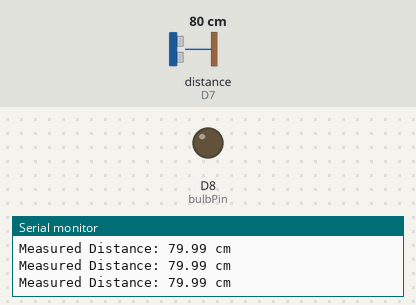
A sketch run on a simulated ESP8266 (NodeMCU). On the bench: output pins drawn as LEDs (lit = HIGH), the last lines printed to the serial monitor. Wiring (inferred from the names in the program): ultrasonic range finder: trigger D6; echo D7. Inputs (shaded band) come from the test bench; at power-on: distance to the obstacle (sensor on D7) 80 cm. The echo pulse lasts 58.3 µs per cm; pins used as bus, display or sensor lines are not drawn.

Above: at 1.3 s.
1.4 s: distance to the obstacle (sensor on D7) set to 12 cm
2.9 s: distance to the obstacle (sensor on D7) set to 9 cm
At 3.7 s:
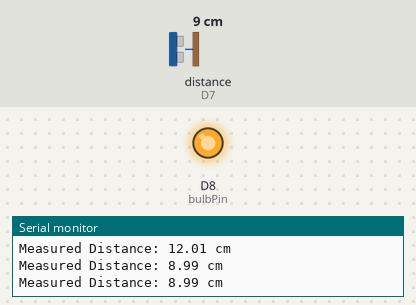
4.5 s: distance to the obstacle (sensor on D7) set to 18 cm
At 5.0 s:
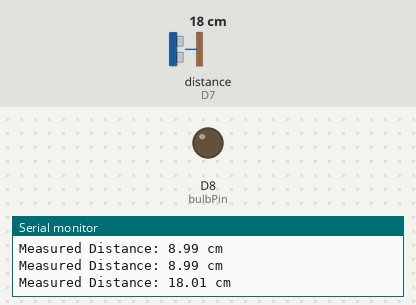
6.0 s: distance to the obstacle (sensor on D7) set to 2 cm
At 6.3 s:
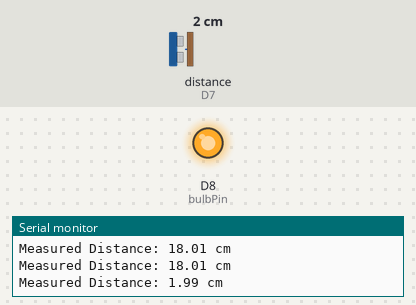
Timing chart, 0 to 8.5 s (numbered marks = the images above; inputs shaded):
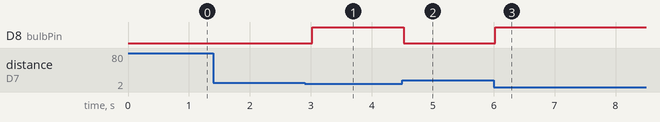

Measured:
- the behaviour switches between 11 and 10 cm on distance to the obstacle (sensor on D7) (found by bisection; images 0 and 1)
- after the input at 2.9 s, D8 (bulbPin): LOW → HIGH after 0.12 s
- after the input at 4.5 s, D8 (bulbPin): HIGH → LOW at once
- after the input at 6.0 s, D8 (bulbPin): LOW → HIGH at once

The sketch:

ultrasonic_distance.ino
```cpp
// Ultrasonic Sensor and Bulb Control Code
double distance;
long int duration;
const int trigPin = D6; // Trigger pin for ultrasonic sensor
const int echoPin = D7; // Echo pin for ultrasonic sensor
const int bulbPin = D8; // Output pin for the bulb or LED
const double thresholdDistance = 10.0; // Threshold distance in cm

void setup()
{
  // Set pin modes
  pinMode(trigPin, OUTPUT);
  pinMode(echoPin, INPUT);
  // pinMode(buttonPin, INPUT_PULLUP);
  pinMode(bulbPin, OUTPUT);

  // Initialize serial communication
  Serial.begin(9600);
}

void loop()
{
  // Trigger the ultrasonic sensor
  digitalWrite(trigPin, LOW);
  delayMicroseconds(5);
  digitalWrite(trigPin, HIGH);
  delayMicroseconds(10);
  digitalWrite(trigPin, LOW);

  // Measure the duration of the echo signal
  duration = pulseIn(echoPin, HIGH);

  // Calculate distance in cm
  distance = 0.0343 * (duration / 2);

  // Print the distance to the serial monitor
  Serial.print("Measured Distance: ");
  Serial.print(distance);
  Serial.println(" cm");

  // Control the bulb based on the distance
  if (distance <= thresholdDistance && duration > 0) {
    digitalWrite(bulbPin, HIGH); // Turn ON the bulb
  } else {
    digitalWrite(bulbPin, LOW);  // Turn OFF the bulb
  }

  // Small delay for stability
  delay(500);
}
```
